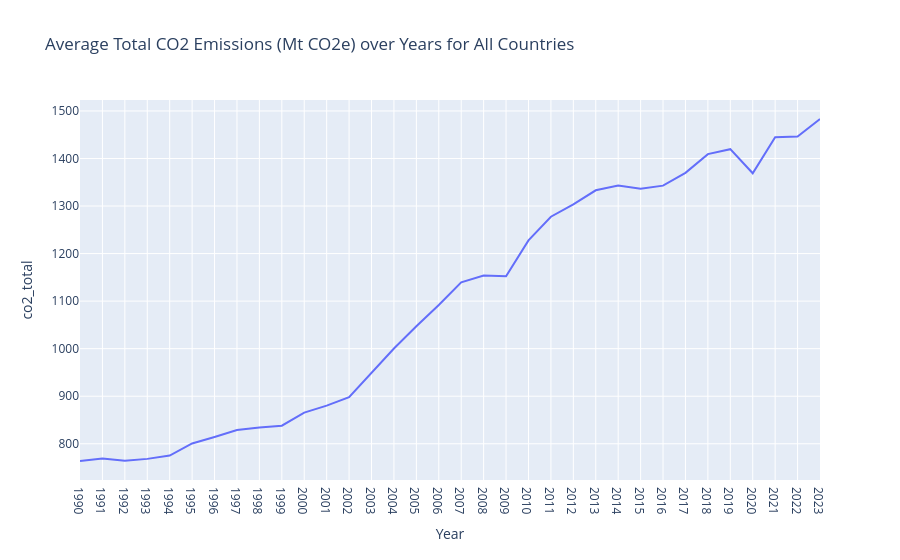

Source (notebook cell):
### Code cell
# total co2 emissions mt co2e tone plot of all countries over years by plotly 
# Carbon dioxide (CO2) emissions (total) excludi..
avg_total_co2_df = merged_df.groupby('Year')['co2_total'].mean()
fig = pl.line(avg_total_co2_df.reset_index(), x='Year', y='co2_total',
                title='Average Total CO2 Emissions (Mt CO2e) over Years for All Countries')
fig.show()

### Figure 1 — Plotly figure (JSON) as saved in the notebook; plotly's stock layout.template omitted (floating-point values rounded to 4 significant figures)
{"data": [{"hovertemplate": "Year=%{x}<br>co2_total=%{y}<extra></extra>", "legendgroup": "", "line": {"color": "#636efa", "dash": "solid"}, "marker": {"symbol": "circle"}, "mode": "lines", "name": "", "orientation": "v", "showlegend": false, "type": "scatter", "x": ["1990", "1991", "1992", "1993", "1994", "1995", "1996", "1997", "1998", "1999", "2000", "2001", "2002", "2003", "2004", "2005", "2006", "2007", "2008", "2009", "2010", "2011", "2012", "2013", "2014", "2015", "2016", "2017", "2018", "2019", "2020", "2021", "2022", "2023"], "xaxis": "x", "y": [763.7, 769.1, 764.1, 768.2, 775.1, 800.6, 814.3, 829.0, 834.3, 837.9, 865.5, 880.1, 898.0, 948.5, 1000.0, 1047.0, 1092.0, 1140.0, 1154.0, 1152.0, 1228.0, 1278.0, 1303.0, 1333.0, 1343.0, 1336.0, 1343.0, 1370.0, 1409.0, 1420.0, 1369.0, 1445.0, 1446.0, 1483.0], "yaxis": "y"}], "layout": {"legend": {"tracegroupgap": 0}, "title": {"text": "Average Total CO2 Emissions (Mt CO2e) over Years for All Countries"}, "xaxis": {"anchor": "y", "domain": [0, 1], "title": {"text": "Year"}}, "yaxis": {"anchor": "x", "domain": [0, 1], "title": {"text": "co2_total"}}}}
